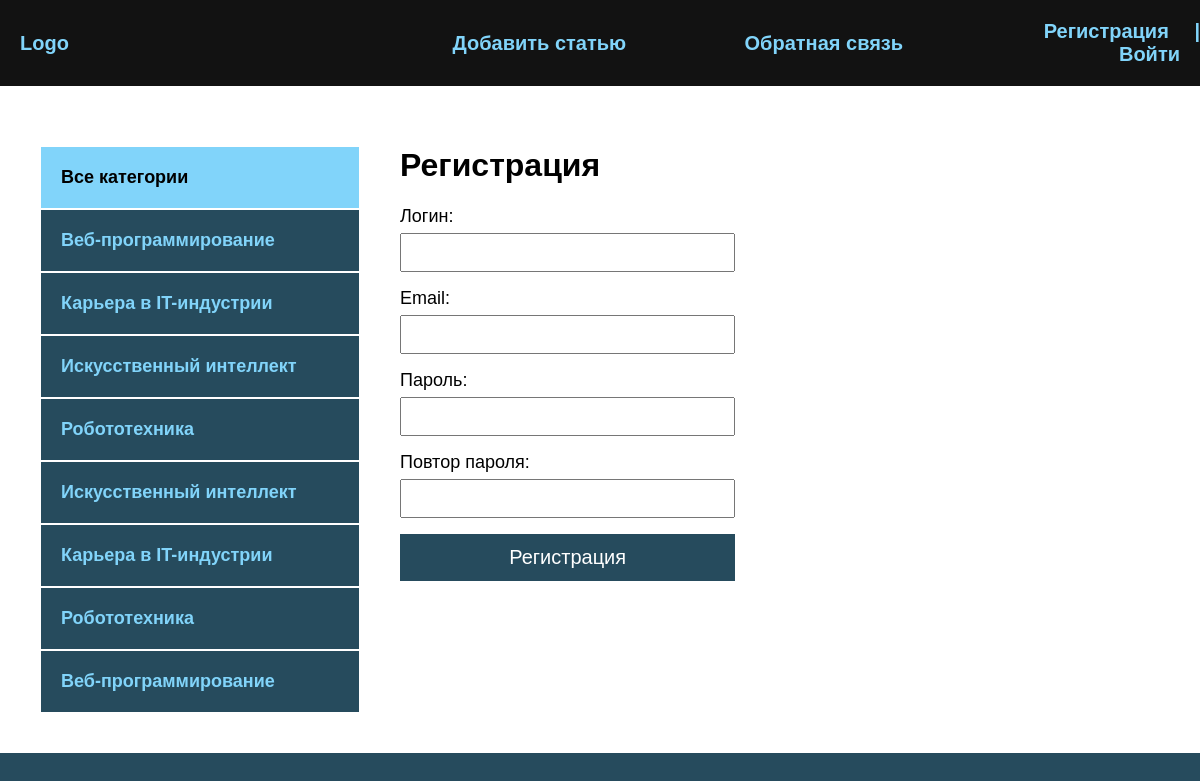
Screenshot of /register/ with the database file from the repository.
### blog/models.py (models this page shows, shortened)
class Category(models.Model):
    name = models.CharField(max_length=100, verbose_name='Категория')
    slug = models.SlugField(max_length=100, unique=True, verbose_name='URL')
    def get_absolute_url(self):
        return reverse('category', kwargs={'cat_slug': self.slug})
    class Meta:
        verbose_name = 'Категорию'
        verbose_name_plural = 'Категории'

### blog/views.py (the view, shortened to what this page needs)
# urls.py: path('register/', RegisterUser.as_view(), name='register'),
class RegisterUser(DataMixin, CreateView):
    form_class = RegisterUserForm
    template_name = 'blog/register.html'
    success_url = reverse_lazy('login')
    def get_context_data(self, *, object_list=None, **kwargs):
        context = super().get_context_data(**kwargs)
        c_def = self.get_user_context(title='Регистрация')
        return dict(list(context.items()) + list(c_def.items()))

### blog/forms.py
class RegisterUserForm(UserCreationForm):
    username = forms.CharField(label='Логин', widget=forms.TextInput(attrs={'class':'form-input'}))
    email = forms.EmailField(label='Email', widget=forms.EmailInput(attrs={'class': 'form-input'}))
    password1 = forms.CharField(label='Пароль', widget=forms.PasswordInput(attrs={'class': 'form-input'}))
    password2 = forms.CharField(label='Повтор пароля', widget=forms.PasswordInput(attrs={'class': 'form-input'}))
    class Meta:
        model = User
        fields = ('username', 'email', 'password1', 'password2')

### blog/templatetags/blog_tags.py (called while the page is built)
@register.inclusion_tag('blog/list_categories.html')
def show_categories(sort=None, cat_selected=0):
    if not sort:
        cats = Category.objects.all()
    else:
        cats = Category.objects.order_by(sort)
    return {'cats': cats, 'cat_selected': cat_selected}

### blog/utils.py (called while the page is built)
    def get_user_context(self, **kwargs):
        context = kwargs
        cats = Category.objects.annotate(Count('blog'))
        user_menu = menu.copy()
        if not self.request.user.is_authenticated:
            user_menu.pop(0)
        context['menu'] = menu
        context['cats'] = cats
        if 'cat_selected' not in context:
            context['cat_selected'] = 0
        return context

### blog/templates/blog/register.html (shortened to what this page needs)
{% extends 'blog/base.html' %}
{% block content %}
<h1>{{ title }}</h1>
<form method="post">
  {{ form.as_p }}
  <button>Регистрация</button>
</form>
{% endblock %}

### blog/templates/blog/base.html (shortened to what this page needs)
<!DOCTYPE html>
{% load static %}
{% load blog_tags %}
<html lang="en">
<head>
    <link rel="stylesheet" href="{% static 'css/style.css' %}">
</head>
<body>
    <div class="header">
        <div class="wrap">
            <ul class="mainmenu">
                <li class="logo"><a href="{% url 'index' %}">Logo</a></li>
                {% for m in menu %}
                <li class="last"><a href="{% url m.url_name %}">{{ m.title }}</a></li>
                {% endfor %}
                {% if request.user_is_authenticated %}
                <li class="last">{{ user.username }} | <a href="">Выйти</a></li>
                {% else %}
                <li class="last">
                    <a href="{% url 'register' %}">Регистрация</a> | <a href="{% url 'login' %}">Войти</a>
                </li>
                {% endif %}
            </ul>
        </div>
    </div>
    <div class="content">
        <div class="wrap">
            <div class="sidebar">
                <ul>
                    {% if cat_selected == 0 %}
                    <li class="selected">Все категории</li>
                    {% else %}
                    <li><a href="{% url 'index' %}">Все категории</a></li>
                    {% endif %}
                    {% show_categories cat_selected=cat_selected %}
                    {% for c in cats %}
                        {% if c.blog__count > 0 %}
                            {% if c.pk == cat_selected %}
                            <li class="selected">{{ c.name }}</li>
                            {% else %}
                            <li><a href="{{ c.get_absolute_url }}">{{ c.name }}</a></li>
                            {% endif %}
                        {% endif %}
                    {% endfor %}
                </ul>
            </div>
            <div class="main">
                {% block content %}
                {% endblock %}
            </div>
        </div>
    </div>
</body>
</html>

### blog/templates/blog/list_categories.html
{% for c in cats %}
    {% if c.pk == cat_selected %}
    <li class="selected">{{ c.name }}</li>
    {% else %}
    <li><a href="{{ c.get_absolute_url }}">{{ c.name }}</a></li>
    {% endif %}
{% endfor %}

### blog/static/css/style.css (style rules this page uses)
body { padding: 0; margin: 0; background: #264b5d; font-family: Verdana, Geneva, Tahoma, sans-serif; }
.wrap { max-width: 1200px; margin: 0 auto; }
.content .wrap { background: #FFF; padding: 40px; box-sizing: border-box; display: flex; }
ul { list-style: none; margin: 0; padding: 0; }
a { color: #81d4fa; text-decoration: none; padding: 20px; }
.header { background: #121212; }
.mainmenu { display: flex; font-size: 20px; font-weight: bold; padding: 20px 0; align-items: center; justify-content: space-between; }
.logo { flex-basis: 40%; }
.last { flex-basis: 30%; text-align: right; color: #81d4fa; }
.sidebar ul { width: 320px; margin-right: 40px; margin-top: 20px; }
.sidebar a { padding: 20px; display: block; border: 1px solid #FFF; background: #264b5d; font-weight: bold; font-size: 18px; }
.selected { font-size: 18px; padding: 20px; border: 1px solid #FFF; background: #81d4fa; font-weight: bold; }
.form-input { width: 100%; padding: 10px; box-sizing: border-box; }
button { background: #81d4fa; border: 2px solid #264b5d; width: 100%; padding: 10px; font-size: 20px; cursor: pointer; }
form label { font-size: 18px; }
input, textarea { width: 100%; margin-top: 6px; padding: 6px; box-sizing: border-box; }
label { font-size: 20px; }
button { background: #264b5d; color: #FFF; padding: 10px 40px; width: 100%; font-size: 20px; cursor: pointer; }
.last a { display: inline; }

### rows the page displays
Category: name "Веб-программирование"
Category: name "Карьера в IT-индустрии"
Category: name "Искусственный интеллект"
Category: name "Робототехника"

### other values shown
{{ m.title }} "Добавить статью" "Обратная связь"
{{ title }} "Регистрация"
